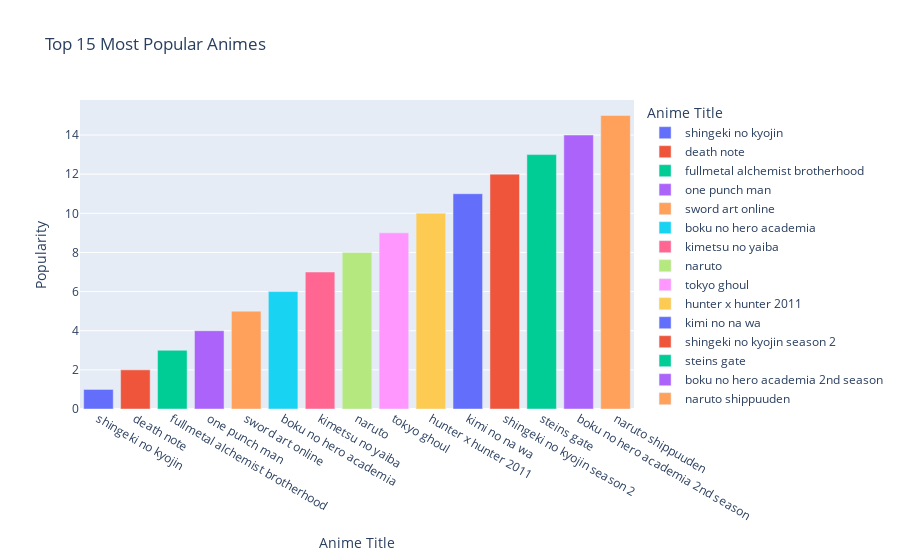

Here is the notebook cell this chart was saved with:
### Markdown cell above
# Data Visualization

### Code cell
# Filter out anime titles with popularity value 0
df_valid_popularity = df_anime[df_anime['popularity'] > 0]

# Sort the dataframe by popularity and select the top 15
top_15_popular = df_valid_popularity.sort_values(by='popularity', ascending=True).head(15)

# Create a bar chart with different colors for each bar
fig = px.bar(top_15_popular, x='title', y='popularity',
             labels={'title': 'Anime Title', 'popularity': 'Popularity'},
             title='Top 15 Most Popular Animes',
             color='title')
# Note:- Less the popularity no. is more popular is the anime.
fig.show()

### Figure 1 — Plotly figure (JSON) as saved in the notebook; plotly's stock layout.template omitted (floating-point values rounded to 4 significant figures)
{"data": [{"alignmentgroup": "True", "hovertemplate": "Anime Title=%{x}<br>Popularity=%{y}<extra></extra>", "legendgroup": "shingeki no kyojin", "marker": {"color": "#636efa", "pattern": {"shape": ""}}, "name": "shingeki no kyojin", "offsetgroup": "shingeki no kyojin", "orientation": "v", "showlegend": true, "textposition": "auto", "type": "bar", "x": ["shingeki no kyojin"], "xaxis": "x", "y": [1], "yaxis": "y"}, {"alignmentgroup": "True", "hovertemplate": "Anime Title=%{x}<br>Popularity=%{y}<extra></extra>", "legendgroup": "death note", "marker": {"color": "#EF553B", "pattern": {"shape": ""}}, "name": "death note", "offsetgroup": "death note", "orientation": "v", "showlegend": true, "textposition": "auto", "type": "bar", "x": ["death note"], "xaxis": "x", "y": [2], "yaxis": "y"}, {"alignmentgroup": "True", "hovertemplate": "Anime Title=%{x}<br>Popularity=%{y}<extra></extra>", "legendgroup": "fullmetal alchemist brotherhood", "marker": {"color": "#00cc96", "pattern": {"shape": ""}}, "name": "fullmetal alchemist brotherhood", "offsetgroup": "fullmetal alchemist brotherhood", "orientation": "v", "showlegend": true, "textposition": "auto", "type": "bar", "x": ["fullmetal alchemist brotherhood"], "xaxis": "x", "y": [3], "yaxis": "y"}, {"alignmentgroup": "True", "hovertemplate": "Anime Title=%{x}<br>Popularity=%{y}<extra></extra>", "legendgroup": "one punch man", "marker": {"color": "#ab63fa", "pattern": {"shape": ""}}, "name": "one punch man", "offsetgroup": "one punch man", "orientation": "v", "showlegend": true, "textposition": "auto", "type": "bar", "x": ["one punch man"], "xaxis": "x", "y": [4], "yaxis": "y"}, {"alignmentgroup": "True", "hovertemplate": "Anime Title=%{x}<br>Popularity=%{y}<extra></extra>", "legendgroup": "sword art online", "marker": {"color": "#FFA15A", "pattern": {"shape": ""}}, "name": "sword art online", "offsetgroup": "sword art online", "orientation": "v", "showlegend": true, "textposition": "auto", "type": "bar", "x": ["sword art online"], "xaxis": "x", "y": [5], "yaxis": "y"}, {"alignmentgroup": "True", "hovertemplate": "Anime Title=%{x}<br>Popularity=%{y}<extra></extra>", "legendgroup": "boku no hero academia", "marker": {"color": "#19d3f3", "pattern": {"shape": ""}}, "name": "boku no hero academia", "offsetgroup": "boku no hero academia", "orientation": "v", "showlegend": true, "textposition": "auto", "type": "bar", "x": ["boku no hero academia"], "xaxis": "x", "y": [6], "yaxis": "y"}, {"alignmentgroup": "True", "hovertemplate": "Anime Title=%{x}<br>Popularity=%{y}<extra></extra>", "legendgroup": "kimetsu no yaiba", "marker": {"color": "#FF6692", "pattern": {"shape": ""}}, "name": "kimetsu no yaiba", "offsetgroup": "kimetsu no yaiba", "orientation": "v", "showlegend": true, "textposition": "auto", "type": "bar", "x": ["kimetsu no yaiba"], "xaxis": "x", "y": [7], "yaxis": "y"}, {"alignmentgroup": "True", "hovertemplate": "Anime Title=%{x}<br>Popularity=%{y}<extra></extra>", "legendgroup": "naruto", "marker": {"color": "#B6E880", "pattern": {"shape": ""}}, "name": "naruto", "offsetgroup": "naruto", "orientation": "v", "showlegend": true, "textposition": "auto", "type": "bar", "x": ["naruto"], "xaxis": "x", "y": [8], "yaxis": "y"}, {"alignmentgroup": "True", "hovertemplate": "Anime Title=%{x}<br>Popularity=%{y}<extra></extra>", "legendgroup": "tokyo ghoul", "marker": {"color": "#FF97FF", "pattern": {"shape": ""}}, "name": "tokyo ghoul", "offsetgroup": "tokyo ghoul", "orientation": "v", "showlegend": true, "textposition": "auto", "type": "bar", "x": ["tokyo ghoul"], "xaxis": "x", "y": [9], "yaxis": "y"}, {"alignmentgroup": "True", "hovertemplate": "Anime Title=%{x}<br>Popularity=%{y}<extra></extra>", "legendgroup": "hunter x hunter 2011", "marker": {"color": "#FECB52", "pattern": {"shape": ""}}, "name": "hunter x hunter 2011", "offsetgroup": "hunter x hunter 2011", "orientation": "v", "showlegend": true, "textposition": "auto", "type": "bar", "x": ["hunter x hunter 2011"], "xaxis": "x", "y": [10], "yaxis": "y"}, {"alignmentgroup": "True", "hovertemplate": "Anime Title=%{x}<br>Popularity=%{y}<extra></extra>", "legendgroup": "kimi no na wa", "marker": {"color": "#636efa", "pattern": {"shape": ""}}, "name": "kimi no na wa", "offsetgroup": "kimi no na wa", "orientation": "v", "showlegend": true, "textposition": "auto", "type": "bar", "x": ["kimi no na wa"], "xaxis": "x", "y": [11], "yaxis": "y"}, {"alignmentgroup": "True", "hovertemplate": "Anime Title=%{x}<br>Popularity=%{y}<extra></extra>", "legendgroup": "shingeki no kyojin season 2", "marker": {"color": "#EF553B", "pattern": {"shape": ""}}, "name": "shingeki no kyojin season 2", "offsetgroup": "shingeki no kyojin season 2", "orientation": "v", "showlegend": true, "textposition": "auto", "type": "bar", "x": ["shingeki no kyojin season 2"], "xaxis": "x", "y": [12], "yaxis": "y"}, {"alignmentgroup": "True", "hovertemplate": "Anime Title=%{x}<br>Popularity=%{y}<extra></extra>", "legendgroup": "steins gate", "marker": {"color": "#00cc96", "pattern": {"shape": ""}}, "name": "steins gate", "offsetgroup": "steins gate", "orientation": "v", "showlegend": true, "textposition": "auto", "type": "bar", "x": ["steins gate"], "xaxis": "x", "y": [13], "yaxis": "y"}, {"alignmentgroup": "True", "hovertemplate": "Anime Title=%{x}<br>Popularity=%{y}<extra></extra>", "legendgroup": "boku no hero academia 2nd season", "marker": {"color": "#ab63fa", "pattern": {"shape": ""}}, "name": "boku no hero academia 2nd season", "offsetgroup": "boku no hero academia 2nd season", "orientation": "v", "showlegend": true, "textposition": "auto", "type": "bar", "x": ["boku no hero academia 2nd season"], "xaxis": "x", "y": [14], "yaxis": "y"}, {"alignmentgroup": "True", "hovertemplate": "Anime Title=%{x}<br>Popularity=%{y}<extra></extra>", "legendgroup": "naruto shippuuden", "marker": {"color": "#FFA15A", "pattern": {"shape": ""}}, "name": "naruto shippuuden", "offsetgroup": "naruto shippuuden", "orientation": "v", "showlegend": true, "textposition": "auto", "type": "bar", "x": ["naruto shippuuden"], "xaxis": "x", "y": [15], "yaxis": "y"}], "layout": {"barmode": "relative", "legend": {"title": {"text": "Anime Title"}, "tracegroupgap": 0}, "title": {"text": "Top 15 Most Popular Animes"}, "xaxis": {"anchor": "y", "categoryarray": ["shingeki no kyojin", "death note", "fullmetal alchemist brotherhood", "one punch man", "sword art online", "boku no hero academia", "kimetsu no yaiba", "naruto", "tokyo ghoul", "hunter x hunter 2011", "kimi no na wa", "shingeki no kyojin season 2", "steins gate", "boku no hero academia 2nd season", "naruto shippuuden"], "categoryorder": "array", "domain": [0, 1], "title": {"text": "Anime Title"}}, "yaxis": {"anchor": "x", "domain": [0, 1], "title": {"text": "Popularity"}}}}
